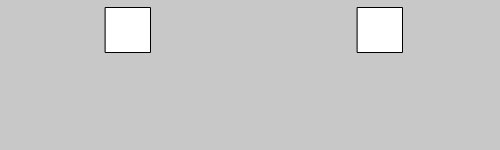
Frame 1 (no input)
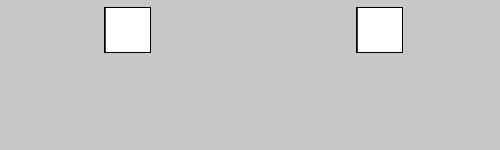
Frame 60 (no input)
Frame 120 (the mouse pressed at the canvas centre since frame 60): identical to frame 60, image omitted

The p5.js sketch that drew these frames (run headless with seeded random() and noise() and a simulated clock; from frame 60 on, the mouse is pressed at the canvas centre):

// p5.js sketch
// ── sketch.js
var y = 30;
var w = 45;
var h = 45;
function setup() {
	createCanvas(500, 150);
	rectMode(CENTER);
	background(200);
}
function draw() {
	rect(128,y,w,h);
	rect(380,y,w,h);
}
